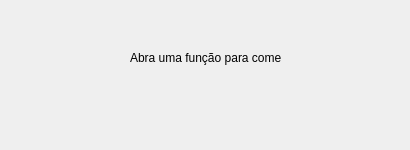
<?xml version="1.0" encoding="UTF-8"?>
<ui version="4.0">
 <class>Form</class>
 <widget class="QWidget" name="Form">
  <property name="geometry">
   <rect>
    <x>0</x>
    <y>0</y>
    <width>410</width>
    <height>150</height>
   </rect>
  </property>
  <property name="minimumSize">
   <size>
    <width>410</width>
    <height>150</height>
   </size>
  </property>
  <property name="maximumSize">
   <size>
    <width>420</width>
    <height>180</height>
   </size>
  </property>
  <property name="windowTitle">
   <string>Form</string>
  </property>
  <property name="styleSheet">
   <string notr="true"/>
  </property>
  <widget class="QLabel" name="label">
   <property name="geometry">
    <rect>
     <x>130</x>
     <y>50</y>
     <width>151</width>
     <height>16</height>
    </rect>
   </property>
   <property name="text">
    <string>Abra uma função para começar</string>
   </property>
  </widget>
 </widget>
 <resources/>
 <connections/>
 <buttongroups>
  <buttongroup name="buttonGroup"/>
 </buttongroups>
</ui>
